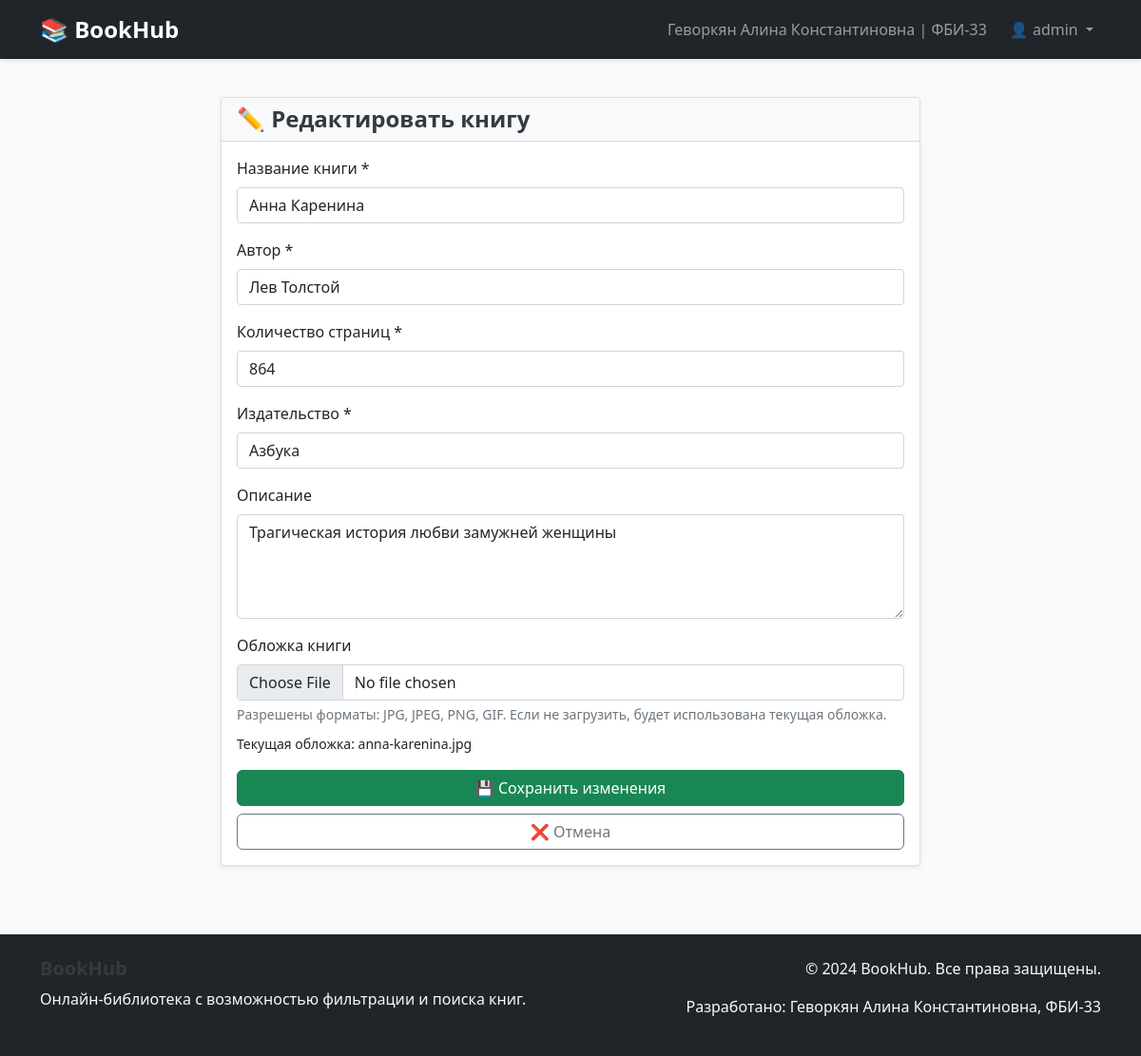
Screenshot of /admin/books/edit/1 (signed in) with the database file from the repository.
### models.py (models this page shows, shortened)
class User(db.Model):
    id = db.Column(db.Integer, primary_key=True)
    username = db.Column(db.String(50), unique=True, nullable=False)
    password_hash = db.Column(db.String(255), nullable=False)
    is_admin = db.Column(db.Boolean, default=False)
    created_at = db.Column(db.DateTime, default=datetime.utcnow)

class Book(db.Model):
    id = db.Column(db.Integer, primary_key=True)
    title = db.Column(db.String(200), nullable=False)
    author = db.Column(db.String(150), nullable=False)
    pages = db.Column(db.Integer, nullable=False)
    publisher = db.Column(db.String(150), nullable=False)
    cover_image = db.Column(db.String(300), default='default-cover.jpg')
    description = db.Column(db.Text)
    created_at = db.Column(db.DateTime, default=datetime.utcnow)

### app.py (the view, shortened to what this page needs)
@app.route('/admin/books/edit/<int:book_id>', methods=['GET', 'POST'])
@admin_required
def edit_book(book_id):
    book = Book.query.get_or_404(book_id)
    if request.method == 'GET':
        return render_template('admin/edit_book.html', book=book)

### app.py (called while the page is built)
def admin_required(f):
    @wraps(f)
    def decorated_function(*args, **kwargs):
        if 'user_id' not in session:
            flash('Пожалуйста, войдите в систему.', 'warning')
            return redirect(url_for('login'))
        user = User.query.get(session['user_id'])
        if not user or not user.is_admin:
            flash('У вас нет прав доступа к этой странице.', 'danger')
            return redirect(url_for('index'))
        return f(*args, **kwargs)
    return decorated_function

@app.context_processor
def inject_user_info():
    user_info = {}
    if 'user_id' in session:
        user = User.query.get(session['user_id'])
        if user:
            user_info = {
                'username': user.username,
                'is_admin': user.is_admin
            }
    student_info = {
        'fio': 'Геворкян Алина Константиновна',
        'group': 'ФБИ-33'
    }
    return dict(user_info=user_info, student_info=student_info)

### templates/admin/edit_book.html (shortened to what this page needs)
{% extends "base.html" %}
{% block content %}
<div class="row justify-content-center">
    <div class="col-md-8">
        <div class="card">
            <div class="card-header">
                <h4 class="card-title mb-0">✏️ Редактировать книгу</h4>
            </div>
            <div class="card-body">
                <form method="POST" action="{{ url_for('edit_book', book_id=book.id) }}" enctype="multipart/form-data">
                    <div class="mb-3">
                        <label for="title" class="form-label">Название книги *</label>
                        <input type="text" class="form-control" id="title" name="title" value="{{ book.title }}" required>
                    </div>
                    <div class="mb-3">
                        <label for="author" class="form-label">Автор *</label>
                        <input type="text" class="form-control" id="author" name="author" value="{{ book.author }}" required>
                    </div>
                    <div class="mb-3">
                        <label for="pages" class="form-label">Количество страниц *</label>
                        <input type="number" class="form-control" id="pages" name="pages" value="{{ book.pages }}" min="1" required>
                    </div>
                    <div class="mb-3">
                        <label for="publisher" class="form-label">Издательство *</label>
                        <input type="text" class="form-control" id="publisher" name="publisher" value="{{ book.publisher }}" required>
                    </div>
                    <div class="mb-3">
                        <label for="description" class="form-label">Описание</label>
                        <textarea class="form-control" id="description" name="description" rows="4">{{ book.description }}</textarea>
                    </div>
                    <div class="mb-3">
                        <label for="cover_image" class="form-label">Обложка книги</label>
                        <input type="file" class="form-control" id="cover_image" name="cover_image" accept=".jpg,.jpeg,.png,.gif">
                        <div class="form-text">Разрешены форматы: JPG, JPEG, PNG, GIF. Если не загрузить, будет использована текущая обложка.</div>
                        {% if book.cover_image and book.cover_image != 'default-cover.jpg' %}
                        <div class="mt-2">
                            <small>Текущая обложка: {{ book.cover_image }}</small>
                        </div>
                        {% endif %}
                    </div>
                    <div class="d-grid gap-2">
                        <button type="submit" class="btn btn-success">💾 Сохранить изменения</button>
                        <a href="{{ url_for('admin_books') }}" class="btn btn-outline-secondary">❌ Отмена</a>
                    </div>
                </form>
            </div>
        </div>
    </div>
</div>
{% endblock %}

### templates/base.html (shortened to what this page needs)
<!DOCTYPE html>
<html lang="ru">
<head>
    <link href="https://cdn.jsdelivr.net/npm/bootstrap@5.1.3/dist/css/bootstrap.min.css" rel="stylesheet">
    <link href="{{ url_for('static', filename='css/style.css') }}" rel="stylesheet">
</head>
<body>
    <nav class="navbar navbar-expand-lg navbar-dark bg-dark">
        <div class="container">
            <a class="navbar-brand" href="{{ url_for('index') }}">
                📚 BookHub
            </a>
            <div class="navbar-nav ms-auto">
                <span class="navbar-text me-3">
                    {{ student_info.fio }} | {{ student_info.group }}
                </span>
                {% if user_info %}
                    <div class="nav-item dropdown">
                        <a class="nav-link dropdown-toggle" href="#" role="button" data-bs-toggle="dropdown">
                            👤 {{ user_info.username }}
                        </a>
                    </div>
                {% else %}
                    <a class="nav-link" href="{{ url_for('login') }}">Войти</a>
                    <a class="nav-link" href="{{ url_for('register') }}">Регистрация</a>
                {% endif %}
            </div>
        </div>
    </nav>
    <main class="container my-4">
        {% block content %}{% endblock %}
    </main>
    <footer class="bg-dark text-light py-4 mt-5">
        <div class="container">
            <div class="row">
                <div class="col-md-6">
                    <h5>BookHub</h5>
                    <p>Онлайн-библиотека с возможностью фильтрации и поиска книг.</p>
                </div>
                <div class="col-md-6 text-end">
                    <p>&copy; 2024 BookHub. Все права защищены.</p>
                    <p>Разработано: {{ student_info.fio }}, {{ student_info.group }}</p>
                </div>
            </div>
        </div>
    </footer>
</body>
</html>

### static/css/style.css (style rules this page uses)
body { background-color: #f8f9fa; font-family: 'Segoe UI', Tahoma, Geneva, Verdana, sans-serif; }
.card { box-shadow: 0 0.125rem 0.25rem rgba(0, 0, 0, 0.075); border: 1px solid rgba(0, 0, 0, 0.125); }
.card-header { background-color: #f8f9fa; border-bottom: 1px solid rgba(0, 0, 0, 0.125); }
.navbar-brand { font-weight: bold; font-size: 1.5rem; }
.btn { border-radius: 0.375rem; font-weight: 500; }
.navbar { box-shadow: 0 2px 4px rgba(0, 0, 0, 0.1); }
footer { margin-top: auto; }
h1, h2, h3, h4, h5, h6 { color: #343a40; font-weight: 600; }

### templates/base.html (style rules this page uses)
html, body { height: 100%; }
body { display: flex; flex-direction: column; min-height: 100vh; }
main { flex: 1 0 auto; }
footer { flex-shrink: 0; margin-top: auto; }

### rows the page displays
User: username "admin"
Book: title "Анна Каренина", author "Лев Толстой", pages "864", publisher "Азбука", description "Трагическая история любви замужней женщины", cover_image "anna-karenina.jpg"

### other values shown
{{ student_info.fio }} "Геворкян Алина Константиновна"
{{ student_info.group }} "ФБИ-33"
